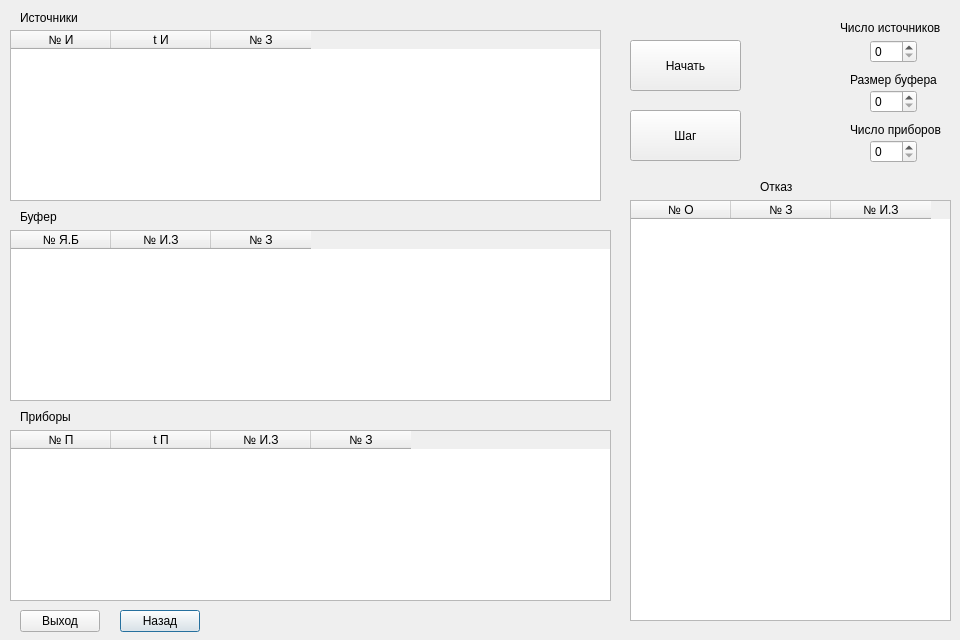
<?xml version="1.0" encoding="UTF-8"?>
<ui version="4.0">
 <class>ModelCurrentState</class>
 <widget class="QDialog" name="ModelCurrentState">
  <property name="geometry">
   <rect>
    <x>0</x>
    <y>0</y>
    <width>960</width>
    <height>640</height>
   </rect>
  </property>
  <property name="windowTitle">
   <string>Dialog</string>
  </property>
  <widget class="QPushButton" name="backButton">
   <property name="geometry">
    <rect>
     <x>120</x>
     <y>610</y>
     <width>80</width>
     <height>22</height>
    </rect>
   </property>
   <property name="text">
    <string>Назад</string>
   </property>
  </widget>
  <widget class="QPushButton" name="quitButton">
   <property name="geometry">
    <rect>
     <x>20</x>
     <y>610</y>
     <width>80</width>
     <height>22</height>
    </rect>
   </property>
   <property name="text">
    <string>Выход</string>
   </property>
  </widget>
  <widget class="QLabel" name="label">
   <property name="geometry">
    <rect>
     <x>840</x>
     <y>20</y>
     <width>121</width>
     <height>16</height>
    </rect>
   </property>
   <property name="text">
    <string>Число источников</string>
   </property>
  </widget>
  <widget class="QSpinBox" name="bufferSpinBox">
   <property name="geometry">
    <rect>
     <x>870</x>
     <y>90</y>
     <width>47</width>
     <height>23</height>
    </rect>
   </property>
  </widget>
  <widget class="QLabel" name="label_2">
   <property name="geometry">
    <rect>
     <x>850</x>
     <y>70</y>
     <width>101</width>
     <height>20</height>
    </rect>
   </property>
   <property name="text">
    <string>Размер буфера</string>
   </property>
  </widget>
  <widget class="QSpinBox" name="soursesSpinBox">
   <property name="geometry">
    <rect>
     <x>870</x>
     <y>40</y>
     <width>47</width>
     <height>23</height>
    </rect>
   </property>
  </widget>
  <widget class="QLabel" name="label_3">
   <property name="geometry">
    <rect>
     <x>850</x>
     <y>120</y>
     <width>111</width>
     <height>20</height>
    </rect>
   </property>
   <property name="text">
    <string>Число приборов</string>
   </property>
  </widget>
  <widget class="QSpinBox" name="devucesSpinBox">
   <property name="geometry">
    <rect>
     <x>870</x>
     <y>140</y>
     <width>47</width>
     <height>23</height>
    </rect>
   </property>
  </widget>
  <widget class="QPushButton" name="stepButton">
   <property name="geometry">
    <rect>
     <x>630</x>
     <y>110</y>
     <width>111</width>
     <height>51</height>
    </rect>
   </property>
   <property name="text">
    <string>Шаг</string>
   </property>
  </widget>
  <widget class="QTableWidget" name="soursesTable">
   <property name="geometry">
    <rect>
     <x>10</x>
     <y>30</y>
     <width>591</width>
     <height>171</height>
    </rect>
   </property>
   <property name="autoFillBackground">
    <bool>false</bool>
   </property>
   <column>
    <property name="text">
     <string>№ И</string>
    </property>
   </column>
   <column>
    <property name="text">
     <string>t И</string>
    </property>
   </column>
   <column>
    <property name="text">
     <string>№ З</string>
    </property>
   </column>
  </widget>
  <widget class="QLabel" name="label_4">
   <property name="geometry">
    <rect>
     <x>20</x>
     <y>10</y>
     <width>71</width>
     <height>16</height>
    </rect>
   </property>
   <property name="text">
    <string>Источники</string>
   </property>
  </widget>
  <widget class="QLabel" name="label_5">
   <property name="geometry">
    <rect>
     <x>20</x>
     <y>210</y>
     <width>59</width>
     <height>14</height>
    </rect>
   </property>
   <property name="text">
    <string>Буфер</string>
   </property>
  </widget>
  <widget class="QTableWidget" name="bufferTable">
   <property name="geometry">
    <rect>
     <x>10</x>
     <y>230</y>
     <width>601</width>
     <height>171</height>
    </rect>
   </property>
   <property name="focusPolicy">
    <enum>Qt::StrongFocus</enum>
   </property>
   <property name="inputMethodHints">
    <set>Qt::ImhNone</set>
   </property>
   <column>
    <property name="text">
     <string>№ Я.Б</string>
    </property>
   </column>
   <column>
    <property name="text">
     <string>№ И.З</string>
    </property>
   </column>
   <column>
    <property name="text">
     <string>№ З</string>
    </property>
   </column>
  </widget>
  <widget class="QLabel" name="label_6">
   <property name="geometry">
    <rect>
     <x>20</x>
     <y>410</y>
     <width>59</width>
     <height>14</height>
    </rect>
   </property>
   <property name="text">
    <string>Приборы</string>
   </property>
  </widget>
  <widget class="QTableWidget" name="devicesTable">
   <property name="geometry">
    <rect>
     <x>10</x>
     <y>430</y>
     <width>601</width>
     <height>171</height>
    </rect>
   </property>
   <column>
    <property name="text">
     <string>№ П</string>
    </property>
   </column>
   <column>
    <property name="text">
     <string>t П</string>
    </property>
   </column>
   <column>
    <property name="text">
     <string>№ И.З</string>
    </property>
   </column>
   <column>
    <property name="text">
     <string>№ З</string>
    </property>
   </column>
  </widget>
  <widget class="QLabel" name="label_7">
   <property name="geometry">
    <rect>
     <x>760</x>
     <y>180</y>
     <width>59</width>
     <height>14</height>
    </rect>
   </property>
   <property name="text">
    <string>Отказ</string>
   </property>
  </widget>
  <widget class="QTableWidget" name="failureTable">
   <property name="geometry">
    <rect>
     <x>630</x>
     <y>200</y>
     <width>321</width>
     <height>421</height>
    </rect>
   </property>
   <column>
    <property name="text">
     <string>№ О</string>
    </property>
   </column>
   <column>
    <property name="text">
     <string>№ З</string>
    </property>
   </column>
   <column>
    <property name="text">
     <string>№ И.З</string>
    </property>
   </column>
  </widget>
  <widget class="QPushButton" name="startButton">
   <property name="geometry">
    <rect>
     <x>630</x>
     <y>40</y>
     <width>111</width>
     <height>51</height>
    </rect>
   </property>
   <property name="text">
    <string>Начать</string>
   </property>
  </widget>
 </widget>
 <resources/>
 <connections/>
</ui>
